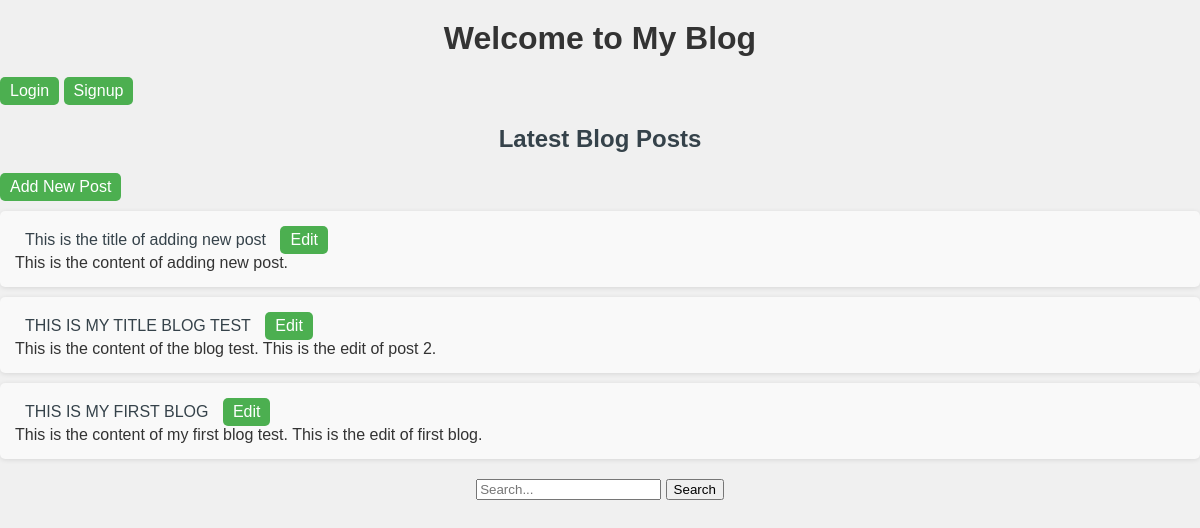
/, run on an earlier commit of the app's database.
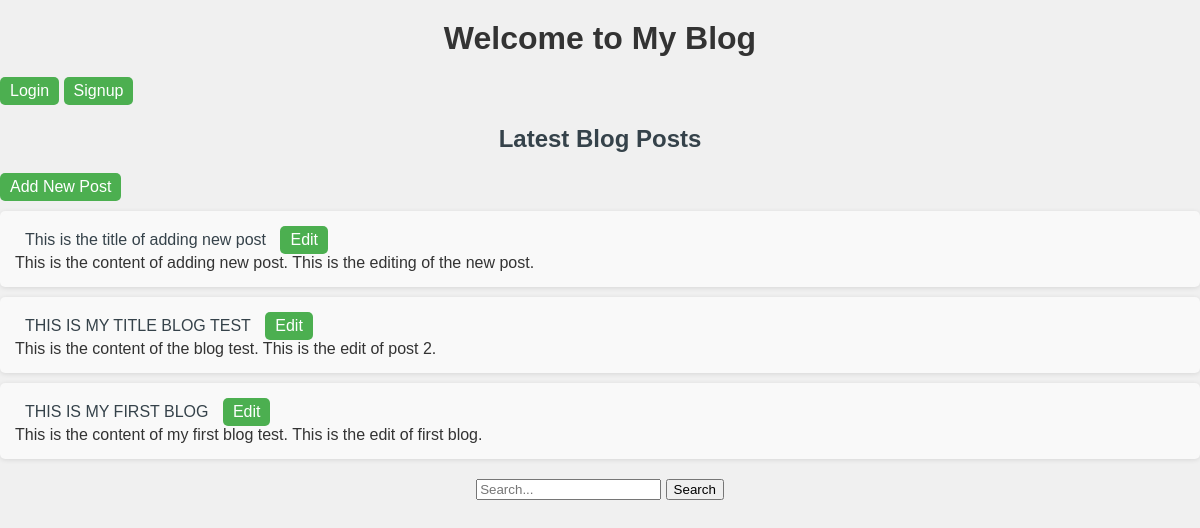
And on a later commit of the database.
### my_blog/models.py (models this page shows, shortened)
class BlogPost(models.Model):
    title = models.CharField(max_length=200)
    content = models.TextField()
    author = models.ForeignKey(User, on_delete=models.CASCADE)
    created_at = models.DateTimeField(auto_now_add=True)
    updated_at = models.DateTimeField(auto_now=True)

### my_blog/views.py (the view)
# urls.py: 2. Add a URL to urlpatterns:  path('', views.home, name='home')
def home(request):
    blog_posts = BlogPost.objects.all().order_by('-created_at')
    return render(request, 'home.html', {'blog_posts': blog_posts})

### my_blog/templates/home.html (shortened to what this page needs)
{% load static %}
<!DOCTYPE html>
<html lang="en">
<head>
    <link rel="stylesheet" type="text/css" href="{% static 'css/styles.css' %}">
</head>
<body>
    <h1>Welcome to My Blog</h1>
    {% if user.is_authenticated %}
        <p>Welcome, {{ user.username }}! <a class="button" href="{% url 'user_logout' %}">Logout</p>
    {% else %}
            <p><a class="button" href="{% url 'user_login' %}">Login</a>
                <a class="button" href="{% url 'user_signup' %}">Signup</a></p>
    {% endif %}
    <h2>Latest Blog Posts</h2>
    <a class="button" href="{% url 'add_post' %}">Add New Post</a>
    <ul>
     {%for blog_post in blog_posts%}
        <li>
            <a href="{% url 'post_detail' blog_post.id%}">{{ blog_post.title }}</a>
            <a class="button" href="{% url 'edit_post' blog_post.id%}">Edit</a>
            <p>{{blog_post.content}}</p>
        </li>
      {%empty%}
         <p>No blog posts available yet. Check back later!</p>
       {% endfor %}
    </ul>
    <form action="{% url 'search' %}" method="GET">
        <input type="text" name="search" placeholder="Search...">
        <input type="submit" value="Search">
    </form>
</body>
</html>

What changed in the data, as far as the page shows it:
changed BlogPost "This is the title of adding new post": content "This is the content of adding new post." → "This is the content of adding new post. This is the editing of the new post."
